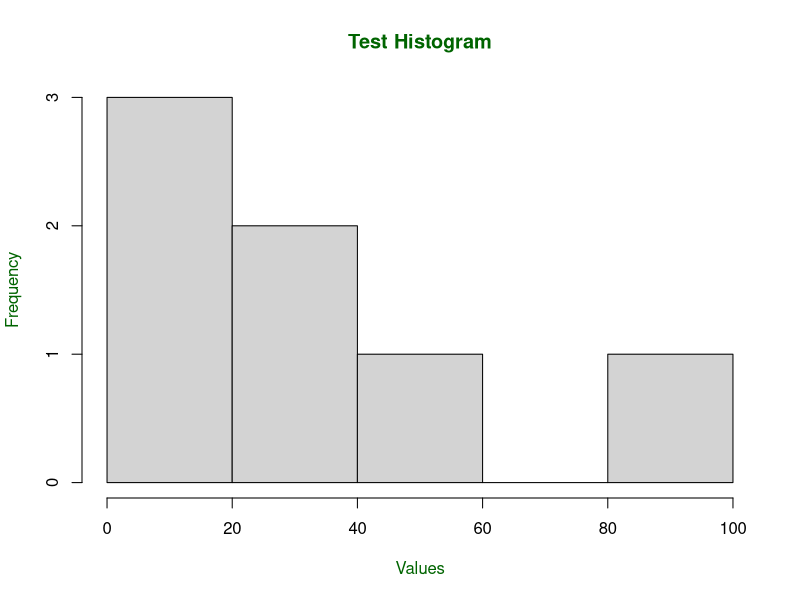

Write the R code that produced this figure.
x <- c(21, 23, 56, 90, 20, 7, 12)

png(file = "hist.png")

hist(x, main = "Test Histogram", 
    xlab = "Values", 
    col.lab = "darkgreen",
    col.main = "darkgreen")

dev.off()